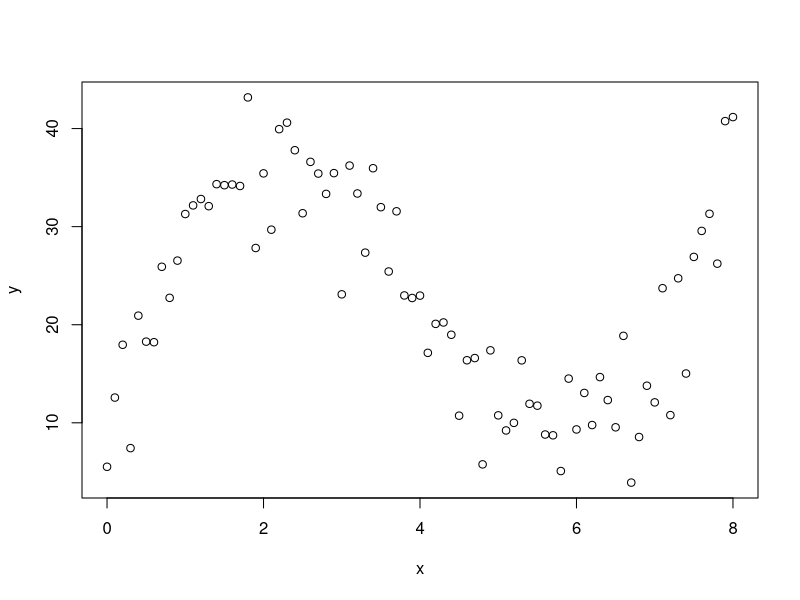
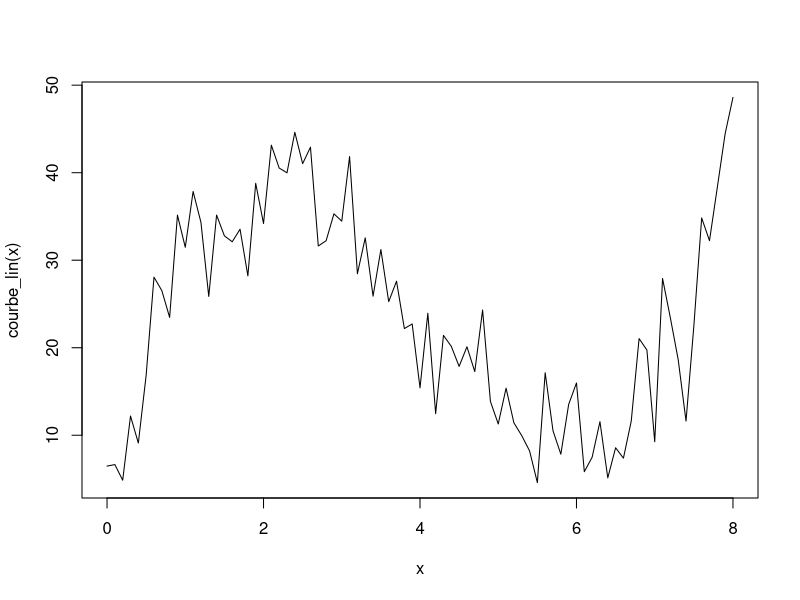

Recreate these plots in R, in order. (Note: this script raises an error after producing the figures.)
x<-seq(0, 8, by=0.1)
b<-c(3, 37, -12, 1)
sigma <- 5
y<-b[1]+b[2]*x+b[3]*x^2+b[4]*x^3 +rnorm(x, 0, sigma)
plot(x, y)

courbe_lin <- function(a) b[1]+b[2]*a+b[3]*a^2+b[4]*a^3 +rnorm(x, 0, sigma)
courbe_sans_sig <- function(a) b[1]+b[2]*a+b[3]*a^2+b[4]*a^3
curve(courbe_lin, from=0, to=8 ,n=81)

x3 = x^3
x2 <- x^2
x0 <- c(b[1])
dim(x0) <- 81
myset = data.frame(x3, x2, x, b[1])

vals = b[1]+b[2]*x+b[3]*x^2+b[4]*x^3

lm_x = lm(y ~ ., myset)
coef(lm_x ~ res)

plot(x, y, col="red")
curve(courbe_lin, from=0, to=8 ,n=81, add=TRUE)
curve(courbe_sans_sig, from=0, to=8 ,n=81, add=TRUE, col="green")

